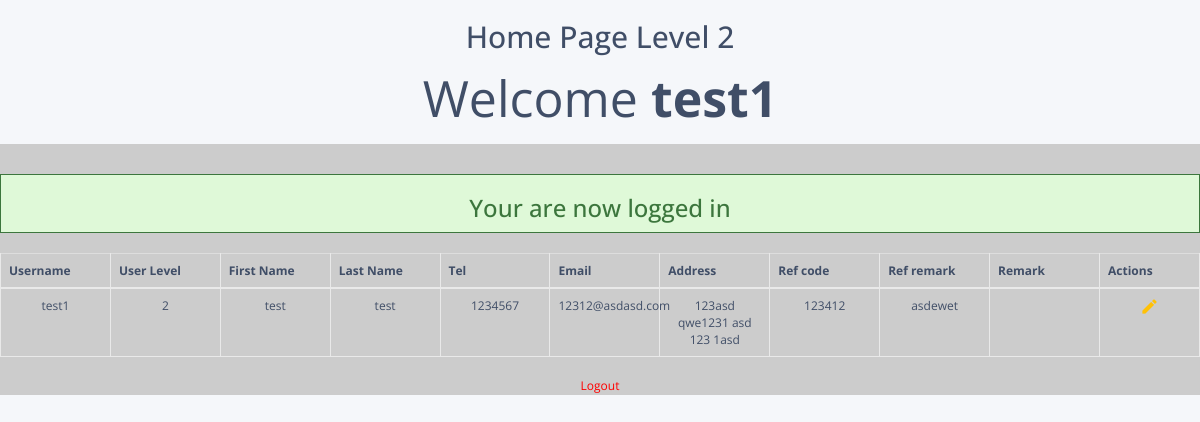
Screenshot of /index_user.php (signed in) with the database file from the repository.
### tables this page shows
CREATE TABLE `member` (
  `id` int(10) NOT NULL,
  `username` varchar(50) NOT NULL,
  `password` varchar(300) NOT NULL,
  `user_level` tinyint(1) NOT NULL DEFAULT 2,
  `fname` varchar(50) NOT NULL,
  `lname` varchar(50) NOT NULL,
  `tel` int(10) NOT NULL,
  `email` varchar(50) NOT NULL,
  `address` varchar(200) NOT NULL,
  `ref_code` int(10) DEFAULT NULL,
  `ref_remark` varchar(50) DEFAULT NULL,
  `remark` varchar(100) NOT NULL,
  `last_update` timestamp NOT NULL DEFAULT current_timestamp() ON UPDATE current_timestamp()
);

### index_user.php (the view, shortened to what this page needs)
<!DOCTYPE html>
<html lang="en">
<head>
    <link rel="stylesheet" href="https://maxcdn.bootstrapcdn.com/font-awesome/4.7.0/css/font-awesome.min.css">
    <link rel="stylesheet" href="https://maxcdn.bootstrapcdn.com/bootstrap/3.3.7/css/bootstrap.min.css">
    <link rel="stylesheet" href="style.css">
</head>
<body>
    <div class="homeheader">
        <h2>Home Page Level 2</h2>
        <p>Welcome <strong><?php echo $_SESSION['username']; ?></strong></p>
    </div>
    <div class="homecontent">
        <?php if (isset($_SESSION['success'])) : ?>
            <div class="success">
                <h3>
                    <?php
                    echo $_SESSION['success'];
                    ?>
                </h3>
            </div>
        <?php endif ?>
        <?php if (isset($_SESSION['username'])) : ?>
            <table class="table table-bordered">
                <thead>
                    <tr>
                        <th>Username</th>
                        <th>User Level</th>
                        <th>First Name</th>
                        <th>Last Name</th>
                        <th>Tel</th>
                        <th>Email</th>
                        <th>Address</th>
                        <th>Ref code</th>
                        <th>Ref remark</th>
                        <th>Remark</th>
                        <th>Actions</th>
                    </tr>
                </thead>
                <tbody>
                    <?php
                    include('server.php');
                    $sql = "SELECT * FROM member WHERE id = '" . $_SESSION['id'] . "' ";
                    $result = mysqli_query($conn, $sql);
                    while ($row = mysqli_fetch_assoc($result)) {
                    ?>
                        <tr>
                            <td><?php echo $row['username']; ?></td>
                            <td><?php echo $row['user_level']; ?></td>
                            <td><?php echo $row['fname']; ?></td>
                            <td><?php echo $row['lname']; ?></td>
                            <td><?php echo $row['tel']; ?></td>
                            <td><?php echo $row['email']; ?></td>
                            <td><?php echo $row['address']; ?></td>
                            <td><?php echo $row['ref_code']; ?></td>
                            <td><?php echo $row['ref_remark']; ?></td>
                            <td><?php echo $row['remark']; ?></td>
                            <td>
                                <a class="edit" title="Edit" href="update_staff.php?id=<?php echo $row['id']; ?>" data-toggle="tooltip"><i class="material-icons">&#xE254;</i></a>
                            </td>
                        </tr>
                    <?php
                    }
                    ?>
                </tbody>
            </table>
            <p><a href="index.php?logout='1'" style="color: red;">Logout</a></p>
        <?php endif ?>
    </div>
</body>
</html>

### style.css (style rules this page uses)
* { margin: 0; padding: 0; }
body { font-size: 120%; background: #f8f8f8; }
.homeheader { text-align: center; font-size: 5rem; }
.homecontent { text-align: center; padding-top: 3rem; width: 100%; background: #ccc; height: 50%; }
.success { color: #3c763d; background: #dff9d8; border: 1px solid #3c763d; margin-bottom: 20px; }
body { color: #404E67; background: #F5F7FA; font-family: 'Open Sans', sans-serif; }
table.table { table-layout: fixed; }
table.table tr th, table.table tr td { border-color: #e9e9e9; }
table.table th:last-child { width: 100px; }
table.table td a { cursor: pointer; display: inline-block; margin: 0 5px; min-width: 24px; }
table.table td a.edit { color: #FFC107; }
table.table td i { font-size: 19px; }

### index_user.php (style rules this page uses)
body { color: #404E67; background: #F5F7FA; font-family: 'Open Sans', sans-serif; }
table.table { table-layout: fixed; }
table.table tr th, table.table tr td { border-color: #e9e9e9; }
table.table th:last-child { width: 100px; }
table.table td a { cursor: pointer; display: inline-block; margin: 0 5px; min-width: 24px; }
table.table td a.edit { color: #FFC107; }
table.table td i { font-size: 19px; }

### rows the page displays
member: username "test1", user_level "2", fname "test", lname "test", tel "1234567", email "12312@asdasd.com", address "123asd qwe1231 asd 123 1asd", ref_code "123412", ref_remark "asdewet"

### other values shown
$_SESSION['username'] "test1"
$_SESSION['success'] "Your are now logged in"
